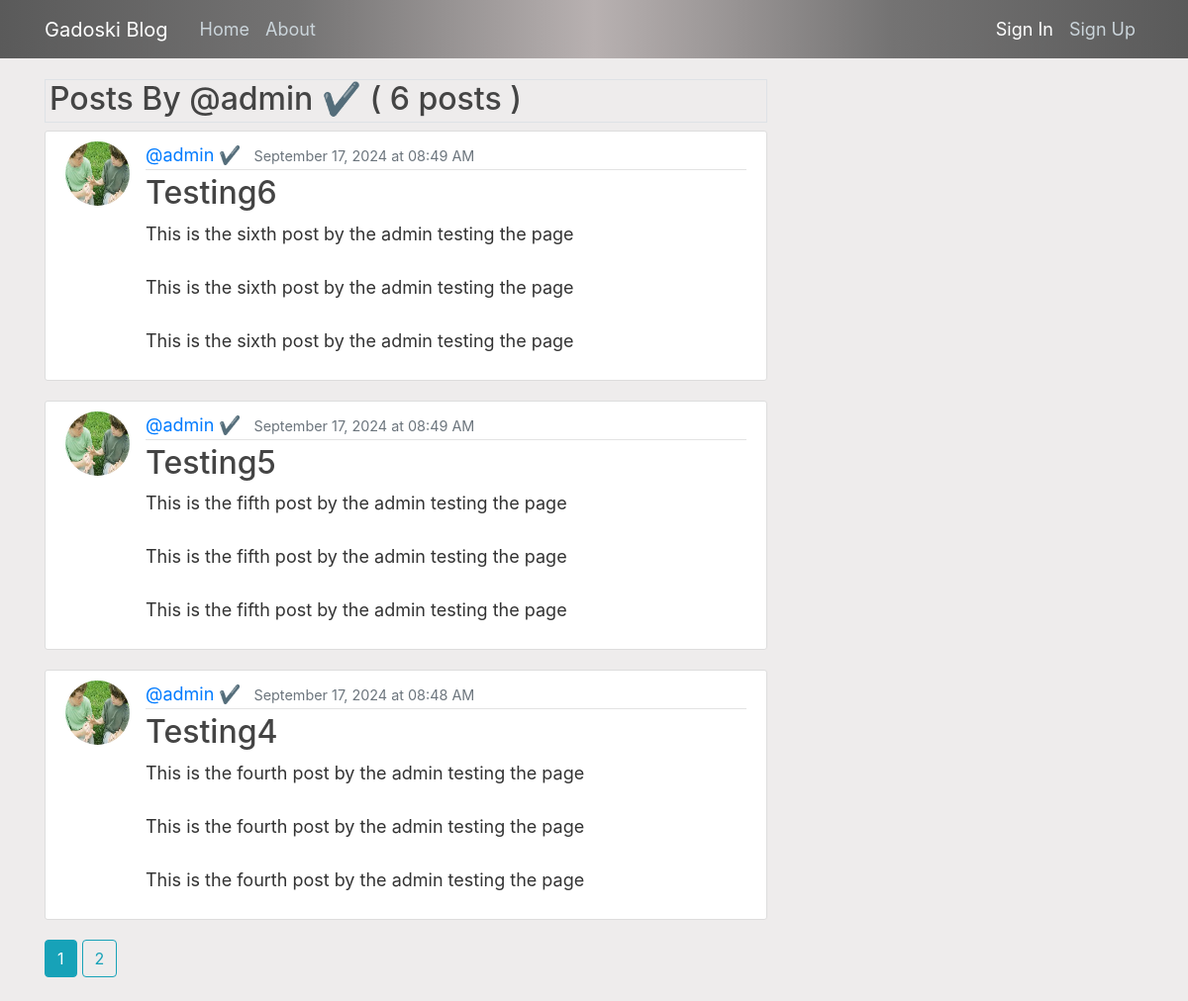
/user/admin ✔, run on an earlier commit of the app's database.
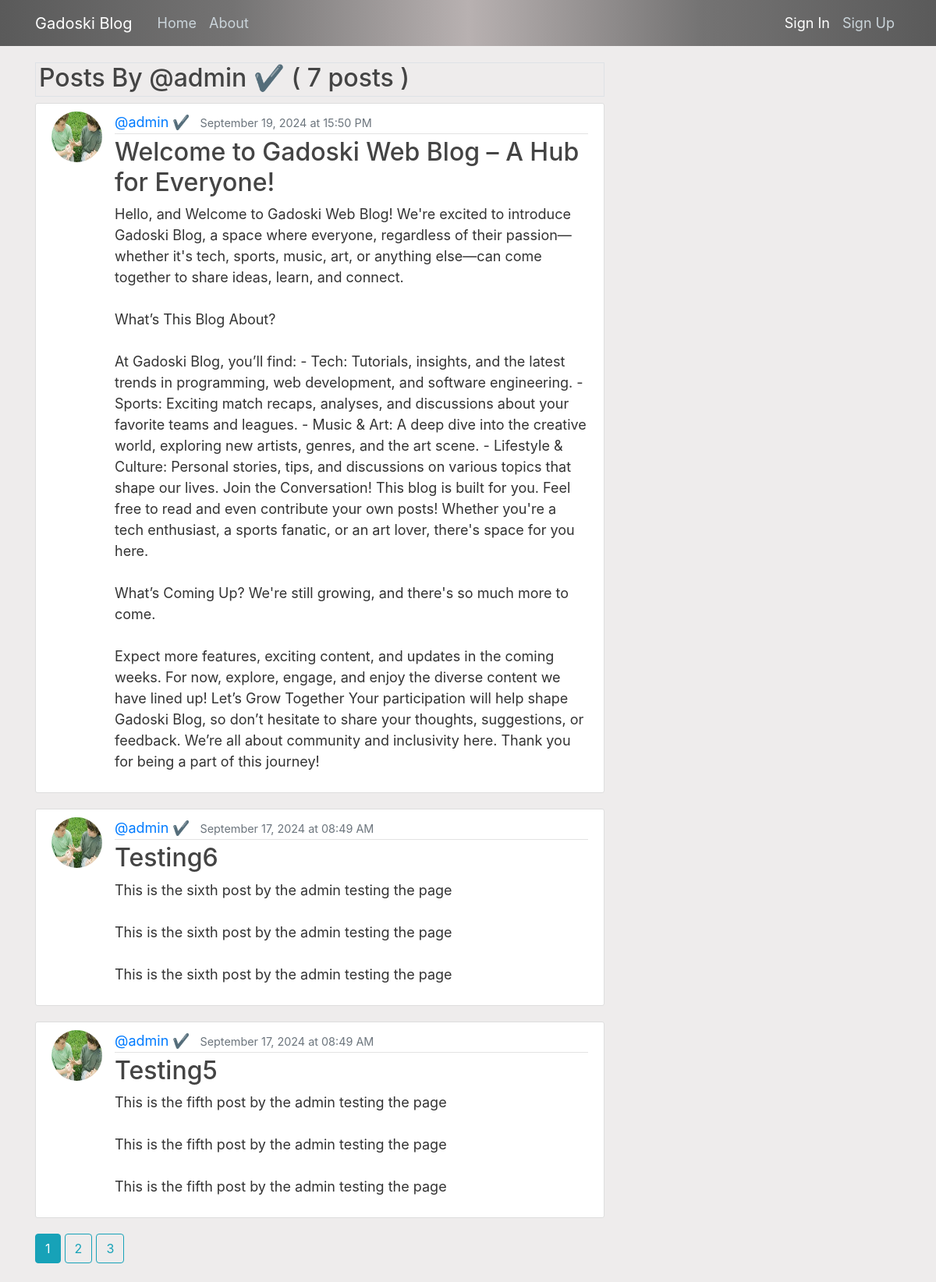
And on a later commit of the database.
### flaskblog/models.py (models this page shows, shortened)
class Post(db.Model):
    id = db.Column(db.Integer, primary_key=True)
    title = db.Column(db.String(100), nullable=False)
    date_posted = db.Column(db.DateTime, nullable=False, default=datetime.utcnow)
    content = db.Column(db.Text, nullable=False)
    user_id = db.Column(db.Integer, db.ForeignKey('user.id'), nullable=False)

class User(db.Model, UserMixin):
    id = db.Column(db.Integer, primary_key=True)
    username = db.Column(db.String(22), unique=True, nullable=False)
    email = db.Column(db.String(120), unique=True, nullable=False)
    profile_image = db.Column(db.String(120), nullable=False, default='static/images/default.jpg')
    password = db.Column(db.String(120), nullable=False)
    posts = db.relationship('Post', backref='author', lazy=True)
    bio = db.Column(db.Text, nullable=True)

### flaskblog/users/routes.py (the view)
@users.route('/user/<string:username>')
def userPosts(username):
    page = request.args.get('page', 1, type=int)
    user = User.query.filter_by(username=username).first_or_404()
    posts = Post.query.filter_by(author=user).order_by(Post.date_posted.desc()).paginate(page=page, per_page=3)
    return render_template('userPosts.html', posts = posts, user=user)

### flaskblog/templates/userPosts.html
{% extends "layout.html" %}
{% block data %}
  <h2 class="border border-2 border-gray mb-2 pl-1 pb-1">
    Posts By @{{ user.username }} (
    {{ posts.total }} {{ "post" if posts.total == 1 else "posts" }}
    )
  </h2>
{% for post in posts.items %}
<article class="media content-section">
  <img
    class="rounded-circle article-img"
    src="{{ url_for('static', filename='images/' + post.author.profile_image) }}"
    alt="Profile Picture"
  />
  <div class="media-body">
    <div class="article-metadata">
      <a class="mr-2" href="{{ url_for('users.userPosts', username=post.author.username) }}">@{{ post.author.username }}</a>
      <small class="text-secondary"
        >{{ post.date_posted.strftime('%B %d, %Y at %H:%M %p')
        }}</small
      >
    </div>
    <h2>
      <a class="article-title" href="{{ url_for('posts.post', post_id=post.id) }}"
        >{{ post.title }}</a
      >
    </h2>
    <p class="article-content">{{ post.content }}</p>
  </div>
</article>
{% endfor %}
{% for page_num in posts.iter_pages(left_edge=1, right_edge=1, left_current=2, right_current=2) %}
  {% if page_num %}
    {% if posts.page == page_num %}
      <a class="btn btn-info mb-4" href="{{ url_for('users.userPosts', username=user.username, page=page_num) }}">{{ page_num }}</a>
    {% else %}
      <a class="btn btn-outline-info mb-4" href="{{ url_for('users.userPosts', username=user.username, page=page_num) }}">{{ page_num }}</a>
    {% endif %}
  {% else %}
    ...
  {% endif %}
{% endfor %}
{% endblock data %}

What changed in the data, as far as the page shows it:
no longer on this page (row unchanged): Post: profile_image (picture), author.username "admin ✔", date_posted "September 17, 2024 at 08:48 AM", title "Testing4", content "This is the fourth post by the admin testing the page This is the fourth post by the admin testing the page This is the fourth post by the admin testing the page"
added Post: profile_image (picture), author.username "admin ✔", date_posted "September 19, 2024 at 15:50 PM", title "Welcome to Gadoski Web Blog – A Hub for Everyone!", content "Hello, and Welcome to Gadoski Web Blog! We're excited to introduce Gadoski Blog, a space where everyone, regardless of their passion—whether it's tech, sports, music, art, or anything else—can come together to share ideas, learn, and connect. What’s This Blog About? At Gadoski Blog, you’ll find: - Tech: Tutorials, insights, and the latest trends in programming, web development, and software engineering. - Sports: Exciting match recaps, analyses, and discussions about your favorite teams and leagues. - Music & Art: A deep dive into the creative world, exploring new artists, genres, and the art scene. - Lifestyle & Culture: Personal stories, tips, and discussions on various topics that shape…"
Also different on the page:
{{ posts.total }}: "6" → "7"
new list line: "3"
